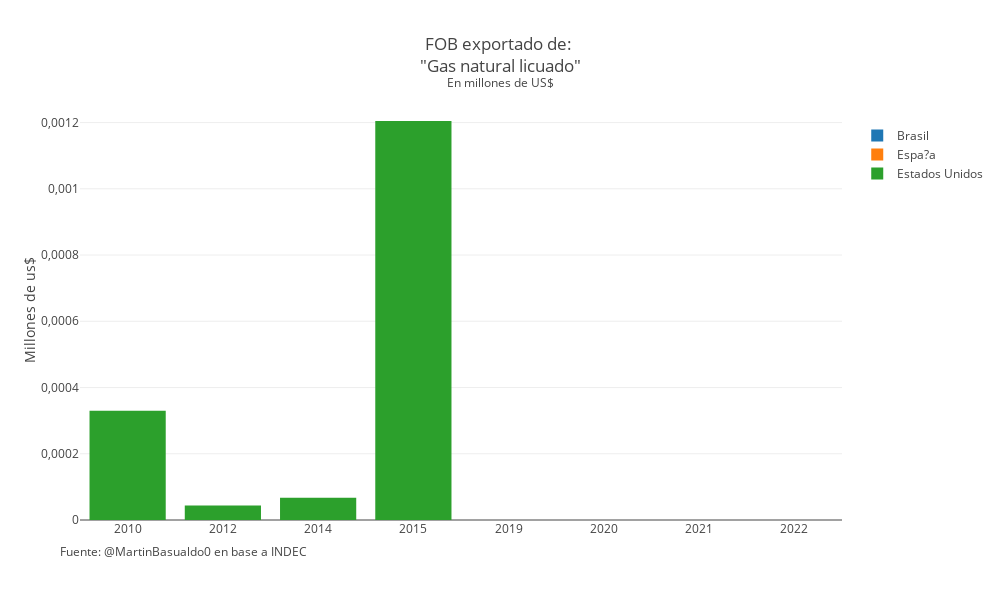

Notebook code for this chart:
### Code cell
fig = bar_plot(df, commerce, year_from, frequency, variable="fob", ncm_code="27111100", include_countries=True)
fig.update_layout(legend = dict(yanchor="top", xanchor="left", orientation="v",))

### Figure 1 — Plotly figure (JSON) as saved in the notebook; plotly's stock layout.template omitted (floating-point values rounded to 4 significant figures)
{"data": [{"name": "Brasil", "type": "bar", "x": ["2010", "2012", "2014", "2015", "2019", "2020", "2021", "2022"], "y": [null, null, null, null, 0, 0, 0, 0]}, {"name": "Espa?a", "type": "bar", "x": ["2010", "2012", "2014", "2015", "2019", "2020", "2021", "2022"], "y": [null, null, null, null, 0, 0, null, null]}, {"name": "Estados Unidos", "type": "bar", "x": ["2010", "2012", "2014", "2015", "2019", "2020", "2021", "2022"], "y": [0.00033, 4.35e-05, 6.75e-05, 0.001205, null, null, null, null]}], "layout": {"annotations": [{"font": {"size": 12}, "showarrow": false, "text": "Fuente: @MartinBasualdo0 en base a INDEC", "x": 0.3, "xanchor": "right", "xref": "paper", "xshift": 0, "y": -0.1, "yanchor": "auto", "yref": "paper", "yshift": 0}], "barmode": "relative", "height": 600, "legend": {"orientation": "v", "xanchor": "left", "y": 0.95, "yanchor": "top"}, "separators": ",.", "title": {"text": "FOB exportado de: <br>\"Gas natural licuado\"<br><sup>En millones de US$</sup>"}, "uniformtext": {"minsize": 10, "mode": "hide"}, "width": 1000, "xaxis": {"title": {"text": ""}, "type": "category"}, "yaxis": {"tickformat": ",", "title": {"text": "Millones de us$"}}}}
